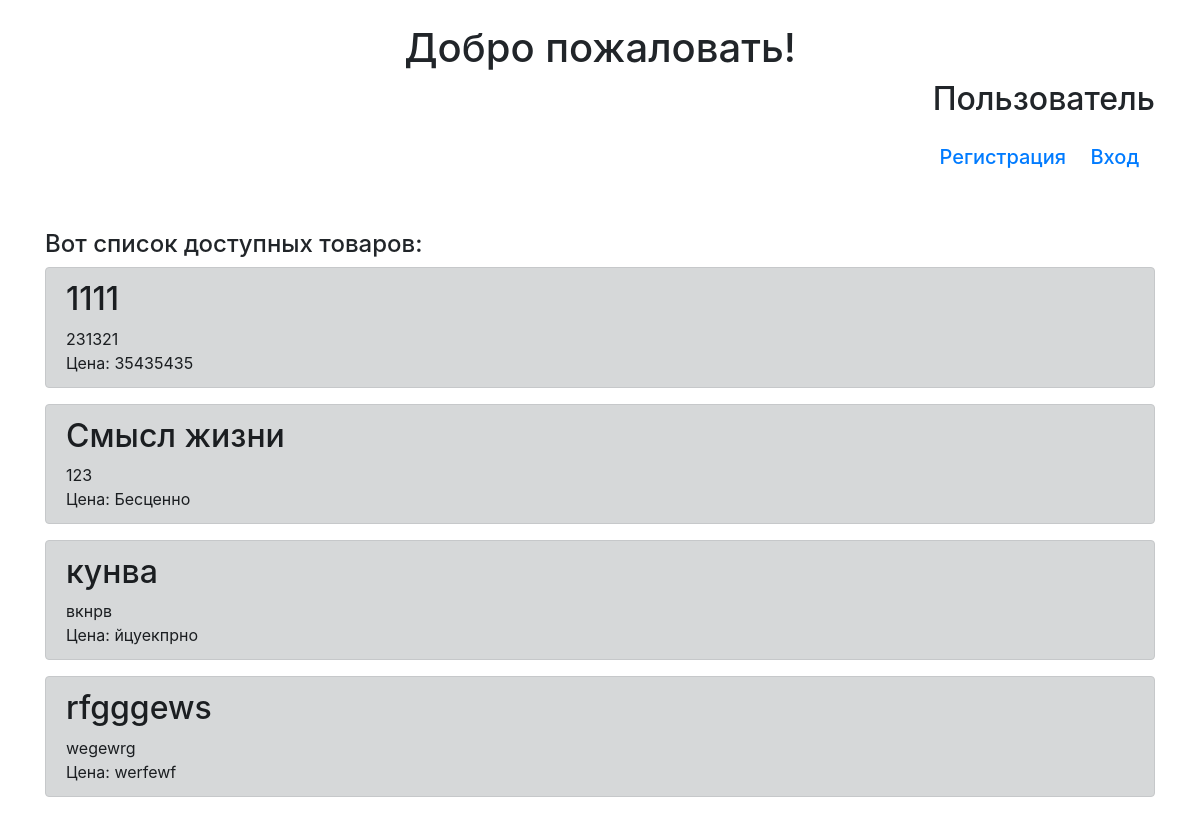
Page /main on the earlier database version.
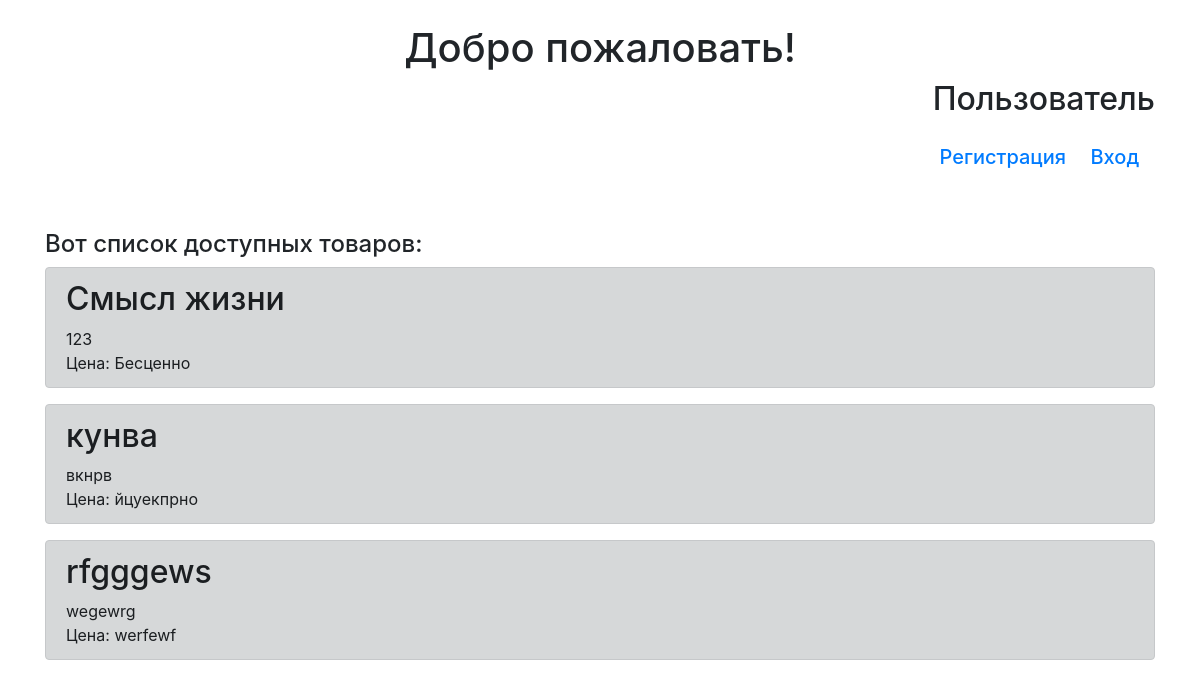
Same page on the later database version.
### tables this page shows
CREATE TABLE products 
                            (id INTEGER PRIMARY KEY AUTOINCREMENT, 
                             title VARCHAR(50),
                             content VARCHAR(200),
                             price VARCHAR(10),
                             user_id INTEGER
                             );

### server.py (the view)
@app.route('/')
@app.route('/main')
def main():
    nm = ProductModel(db.get_connection())
    nm.init_table()
    if 'username' in session:
        name = session['username']
        products =  ProductModel(db.get_connection()).get_all()
        status = session['user_id']
        BasketModel(db.get_connection()).init_table()
    else:
        name = 'Пользователь'
        products =  ProductModel(db.get_connection()).get_all()
        status = 'no_user'
    return render_template('main_list.html', title='Главная страница', \
        username='Пользователь', \
        products= products,
        status= status)

### db_connect.py (called while the page is built)
    def get_connection(self):
        return self.conn

### products.py (called while the page is built)
    def init_table(self):
        cursor = self.connection.cursor()
        cursor.execute('''CREATE TABLE IF NOT EXISTS products
                            (id INTEGER PRIMARY KEY AUTOINCREMENT,
                             title VARCHAR(50),
                             content VARCHAR(200),
                             price VARCHAR(10),
                             user_id INTEGER
                             )''')
        cursor.close()
        self.connection.commit()

    def get_all(self, user_id = None):
        cursor = self.connection.cursor()
        if user_id:
            cursor.execute("SELECT * FROM products WHERE user_id = ?",
                           (str(user_id)))
        else:
            cursor.execute("SELECT * FROM products")
        rows = cursor.fetchall()
        return rows

### templates/main_list.html (shortened to what this page needs)
﻿{% extends "base.html" %}
{% block content %}
<body background="img.jpg" bgproperties="fixed">
    <h1 align=center>Добро пожаловать!</h1>
    <h2 align=right>
      {% if "username" in session %}
        <a class="navbar-brand" href="/logout">{{session['username']}}</a> <br>
        <a href="/add_product">Добавить Товар</a> <br>
        <a href="/basket">Корзина</a> <br>
        <a class="navbar-brand" href="/logout">Выход</a>
      {% else %}
        <p>{{username}}</p>
        <a class="navbar-brand" href="/signup">Регистрация</a>
        <a class="navbar-brand" href="/login">Вход</a>
     {% endif %}
     </h2>
     <br><br>
     <h4> Вот список доступных товаров: </h4>
     {% for item in products %}
	    <div class="alert alert-dark" role="alert">
	        <h2>{{item[1]}}</h2>
          <div>{{item[2]}}</div>
          <div>Цена: {{item[3]}}</div>
	    </div>
	{% endfor %}
</body>
{% endblock %}

### templates/base.html (shortened to what this page needs)
<!doctype html>
<html lang="en">
<head>
    <link rel="stylesheet" href="https://maxcdn.bootstrapcdn.com/bootstrap/4.0.0/css/bootstrap.min.css">
</head>
  <body>
    <main role="main" class="container">
        {% block content %}{% endblock %}
    </main>
  </body>
</html>

Differences in the rows shown:
removed products: title "1111", content "231321", price "35435435"
